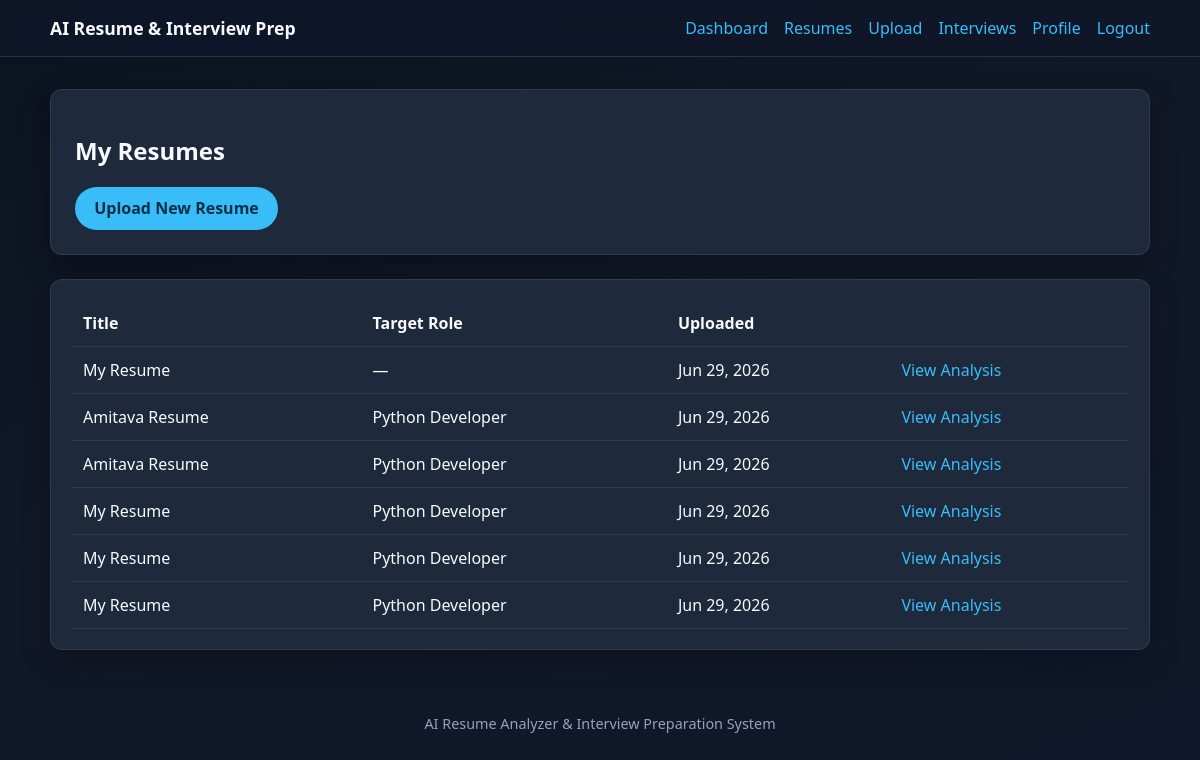
/resumes/ (signed in), run on the app's committed database.
### resumes/models.py (models this page shows, shortened)
class Resume(models.Model):
    user = models.ForeignKey(User, on_delete=models.CASCADE, related_name="resumes")
    title = models.CharField(max_length=200, default="My Resume")
    file = models.FileField(upload_to="resumes/")
    extracted_text = models.TextField(blank=True)
    target_role = models.CharField(max_length=200, blank=True)
    created_at = models.DateTimeField(auto_now_add=True)
    updated_at = models.DateTimeField(auto_now=True)
    class Meta:
        ordering = ["-created_at"]

### resumes/views.py (the view)
# urls.py: path("", views.resume_list, name="list"),
@login_required
def resume_list(request):
    resumes = Resume.objects.filter(user=request.user)
    return render(request, "resumes/list.html", {"resumes": resumes})

### templates/resumes/list.html (shortened to what this page needs)
{% extends "base.html" %}
{% block content %}
<section class="hero">
  <h1>My Resumes</h1>
  <a class="btn" href="{% url 'resumes:upload' %}">Upload New Resume</a>
</section>
<section class="card">
  {% if resumes %}
    <table class="table">
      <thead>
        <tr>
          <th>Title</th>
          <th>Target Role</th>
          <th>Uploaded</th>
          <th></th>
        </tr>
      </thead>
      <tbody>
        {% for resume in resumes %}
          <tr>
            <td>{{ resume.title }}</td>
            <td>{{ resume.target_role|default:"—" }}</td>
            <td>{{ resume.created_at|date:"M d, Y" }}</td>
            <td><a href="{% url 'resumes:detail' resume.pk %}">View Analysis</a></td>
          </tr>
        {% endfor %}
      </tbody>
    </table>
  {% else %}
    <p class="muted">No resumes yet. Upload your first resume to begin.</p>
  {% endif %}
</section>
{% endblock %}

### templates/base.html (shortened to what this page needs)
{% load static %}
<!DOCTYPE html>
<html lang="en">
<head>
  <link rel="stylesheet" href="{% static 'css/style.css' %}">
</head>
<body>
  <header class="site-header">
    <div class="container nav">
      <a class="brand" href="{% url 'dashboard:home' %}">AI Resume & Interview Prep</a>
      <nav class="nav-links">
        {% if user.is_authenticated %}
          <a href="{% url 'dashboard:home' %}">Dashboard</a>
          <a href="{% url 'resumes:list' %}">Resumes</a>
          <a href="{% url 'resumes:upload' %}">Upload</a>
          <a href="{% url 'interviews:list' %}">Interviews</a>
          <a href="{% url 'accounts:profile' %}">Profile</a>
          <a href="{% url 'accounts:logout' %}">Logout</a>
        {% else %}
          <a href="{% url 'accounts:login' %}">Login</a>
          <a href="{% url 'accounts:register' %}">Register</a>
        {% endif %}
      </nav>
    </div>
  </header>
  <main class="container">
    {% block content %}{% endblock %}
  </main>
  <footer class="footer container">
    AI Resume Analyzer & Interview Preparation System
  </footer>
</body>
</html>

### static/css/style.css (style rules this page uses)
:root { --bg: #0f172a; --surface: #1e293b; --surface-light: #334155; --text: #f8fafc; --muted: #94a3b8; --primary: #38bdf8; --primary-dark: #0ea5e9; --success: #4ade80; --warning: #fbbf24; --danger: #f87171; --radius: 12px; --shadow: 0 10px 30px rgba(0, 0, 0, 0.25); }
* { box-sizing: border-box; }
body { margin: 0; font-family: "Segoe UI", Tahoma, Geneva, Verdana, sans-serif; background: linear-gradient(160deg, #0b1220 0%, #111827 45%, #0f172a 100%); color: var(--text); min-height: 100vh; }
a { color: var(--primary); text-decoration: none; }
.container { width: min(1100px, 92%); margin: 0 auto; }
.site-header { border-bottom: 1px solid rgba(148, 163, 184, 0.2); backdrop-filter: blur(8px); position: sticky; top: 0; z-index: 10; background: rgba(15, 23, 42, 0.85); }
.nav { display: flex; align-items: center; justify-content: space-between; padding: 1rem 0; }
.brand { font-weight: 700; font-size: 1.1rem; color: var(--text); }
.nav-links { display: flex; gap: 1rem; flex-wrap: wrap; }
main { padding: 2rem 0 3rem; }
.hero { background: var(--surface); border: 1px solid rgba(148, 163, 184, 0.15); border-radius: var(--radius); padding: 1.5rem; box-shadow: var(--shadow); margin-bottom: 1.5rem; }
.card { background: var(--surface); border: 1px solid rgba(148, 163, 184, 0.15); border-radius: var(--radius); padding: 1.25rem; box-shadow: var(--shadow); }
.btn { display: inline-block; border: none; border-radius: 999px; padding: 0.65rem 1.2rem; background: var(--primary); color: #082f49; font-weight: 600; cursor: pointer; }
.table { width: 100%; border-collapse: collapse; }
.table th, .table td { text-align: left; padding: 0.75rem; border-bottom: 1px solid rgba(148, 163, 184, 0.15); }
.footer { text-align: center; color: var(--muted); padding: 1rem 0 2rem; font-size: 0.9rem; }

### data on the page
Resume: title "My Resume", target_role "—", created_at "Jun 29, 2026"
Resume: title "Amitava Resume", target_role "Python Developer", created_at "Jun 29, 2026"
Resume: title "Amitava Resume", target_role "Python Developer", created_at "Jun 29, 2026"
Resume: title "My Resume", target_role "Python Developer", created_at "Jun 29, 2026"
Resume: title "My Resume", target_role "Python Developer", created_at "Jun 29, 2026"
Resume: title "My Resume", target_role "Python Developer", created_at "Jun 29, 2026"
